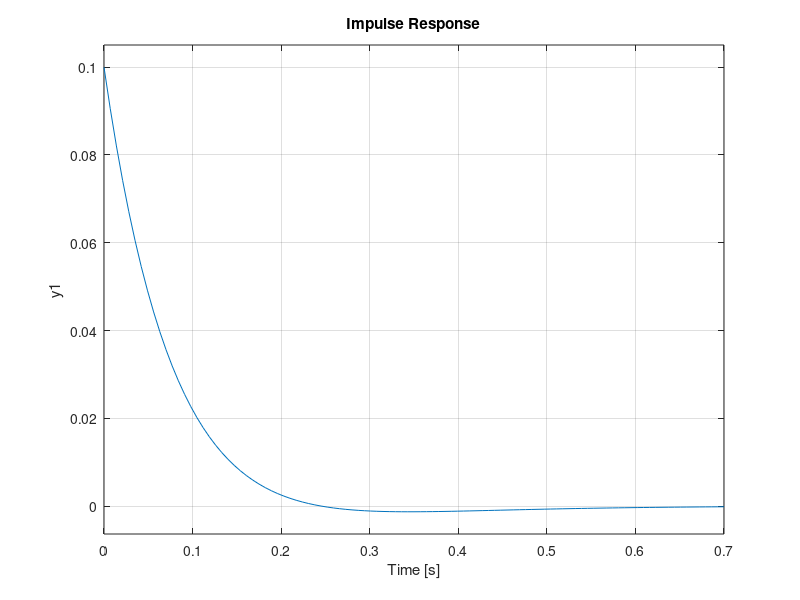
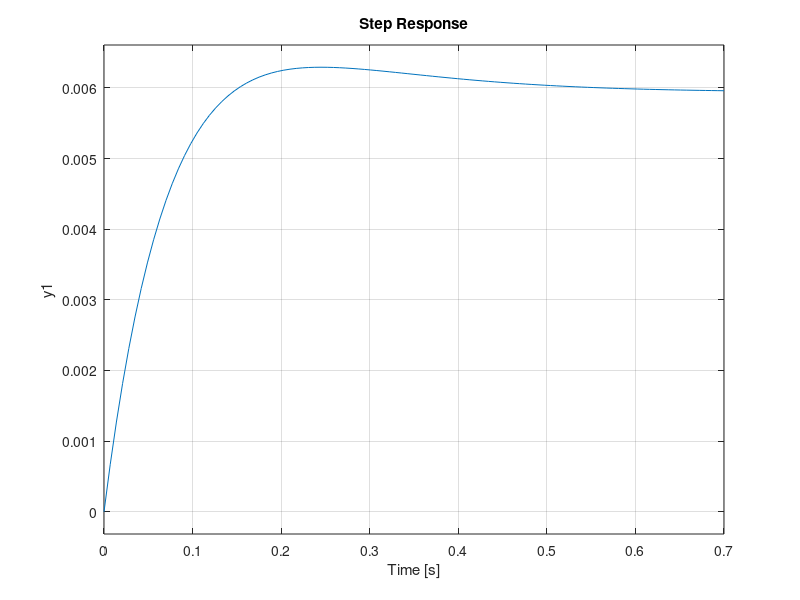

Source code (MATLAB) for these figures, in order:
clear, clc, close all;

% defining params
A = [-1 4;
    0 -2];
B = [1;
    1];
C = [1 0];

D = 0;

sys = ss(A, B, C, D)
CMatrix = ctrb(sys)
OMatrix = obsv(sys)

Y_U = tf(sys)

[V, E] = eig(A)
%% DESIGNING CONTROL GAINS
poles = [-10+1i -10-1i];

K = place(A, B, poles);

ACL = (A - B*K);

sys = ss(ACL, B, C, D);

Q = diag([100,1]);
R = 1;

K = lqr(sys, Q, R);

%% SYSTEM RESPONSE

sys.B = 0.1*sys.B;

figure
impulse(sys)

figure
step(sys)
